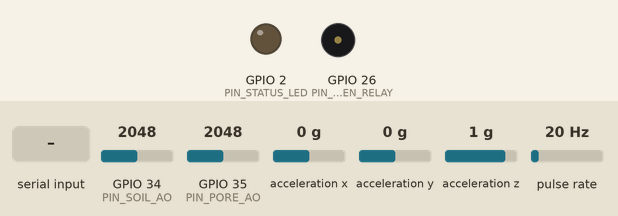
The sketch below on a simulated ESP32. Shown: output pins drawn as LEDs (lit = HIGH), buzzer (waves = sounding, pin HIGH). Wiring (inferred from the names in the program): pulse sensor: data GPIO 27; MPU-6050 motion sensor at I2C address 0x68. Inputs (shaded band) come from the test bench; at power-on: GPIO 34 (PIN_SOIL_AO) = 2048, GPIO 35 (PIN_PORE_AO) = 2048, acceleration x 0 g, acceleration y 0 g, acceleration z 1 g, pulse rate 20 Hz (analog values on the 0–4095 scale). WiFi joins after 1.5 s; servers stay silent unless stated; EEPROM starts erased; no MQTT or app messages arrive unless stated; what the sketch prints to the serial monitor is not drawn.

Above: at 3.6 s.
3.7 s: "tx\n" received over Serial
At 3.96 s:
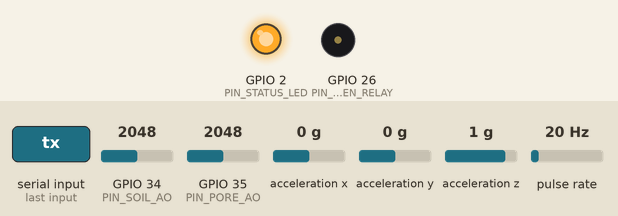
5.5 s: "id \n" received over Serial
7.1 s: "status\n" received over Serial
Timing chart, 0 to 10.1 s (numbered marks = the images above; inputs shaded):
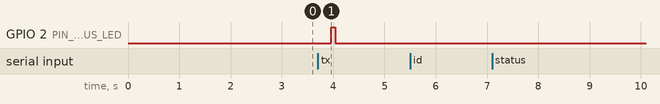

Measured:
- after the input at 3.7 s, GPIO 2 (PIN_STATUS_LED): LOW → HIGH after 0.26 s, → LOW 0.08 s later
- after the input at 5.5 s, every drawn part: stays the same
- after the input at 7.1 s, every drawn part: stays the same

The sketch:

esp32_soil_node.ino
```cpp
/*
 * BhuRakshak ESP32 Soil Node — SIH26001
 * Capacitive soil moisture + pore-pressure + tilt (MPU6050) + tipping-bucket rain
 * Publishes to Mosquitto topic: sensors/<district>/<zone_code>/<sensor_id>
 * Payload matches apps/worker/worker/mqtt_bridge.py:handle_message() schema:
 *   {sensor_id, zone_id, soil_moisture (vwc %), pore_pressure_kpa, tilt_x_deg, tilt_y_deg,
 *    tilt_rate_deg_h, rainfall_mm, battery_pct, vwc_raw, pore_raw, fw:"esp32-v1.2"}
 *
 * Wiring:
 *  Soil AO  -> GPIO34 (ADC, 3.3V, GND)  capacitive v1.2
 *  Pore AO  -> GPIO35 via 5V->3.3 divider (if 5V transducer, use 10k/20k divider)
 *  Battery  -> GPIO32 via 100k/100k divider from 18650
 *  Rain IRQ -> GPIO27 reed switch to GND (INPUT_PULLUP) + 0.1uF debounce
 *  MPU6050  -> SDA 21 / SCL 22 / VCC 3.3V
 *  LED      -> GPIO2 (status blink = publish ok, 3x blink = tilt alarm)
 *
 * Setup:
 *  1. Arduino IDE: Board ESP32 Dev Module, install PubSubClient, ArduinoJson, MPU6050 (ElectronicCats), WiFiManager
 *  2. Update config.h MQTT_HOST to your Mosquitto host (docker host IP, not localhost)
 *  3. Flash, open Serial 115200, type:  id ML-EKH-004 EKH-04-S01   (saves to NVS)
 *  4. Verify in Flower / DB: select * from sensor_readings order by ts desc limit 5;
 */

#include <WiFi.h>
#include <PubSubClient.h>
#include <ArduinoJson.h>
#include <Wire.h>
#include <Preferences.h>
#include <esp_task_wdt.h>
#include "config.h"

// ---------- globals ----------
Preferences prefs;
WiFiClient espClient;
PubSubClient mqtt(espClient);

volatile unsigned long rainTips = 0;
unsigned long lastRainTs = 0;
float lastTiltX = 0, lastTiltY = 0;
unsigned long lastTiltTs = 0;

String g_zoneCode = DEFAULT_ZONE_CODE;
String g_sensorId = DEFAULT_SENSOR_ID;
String g_district = DEFAULT_DISTRICT;

// ---------- ISR ----------
void IRAM_ATTR rainISR() {
  unsigned long now = millis();
  if (now - lastRainTs > 300) { // 300ms debounce (tipping bucket ~0.2mm/tip)
    rainTips++;
    lastRainTs = now;
  }
}

// ---------- sensors ----------
float readSoilVWC() {
  const int N = 16;
  long sum = 0;
  for (int i=0;i<N;i++) { sum += analogRead(PIN_SOIL_AO); delay(2); }
  int raw = sum / N;
  // map dry..wet raw -> 0..100% VWC, clamp
  float vwc = 100.0 * (SOIL_DRY_RAW - raw) / float(SOIL_DRY_RAW - SOIL_WET_RAW);
  return constrain(vwc, 0, 100);
}

float readPorePressureKpa() {
  const int N = 12;
  long sum = 0;
  for (int i=0;i<N;i++) { sum += analogRead(PIN_PORE_AO); delay(2); }
  int raw = sum / N;
  float volts = raw * 3.3 / 4095.0;
  // if using 5V transducer with divider, correct scale — here assume direct 0.5-4.5 mapped to 0-3.3 after divider
  // For 5V transducer with 2/3 divider: volts_actual = volts * 1.5
  #if 1
    volts = volts * 1.5; // undo external divider if present
  #endif
  if (volts < PORE_V_MIN) return 0;
  if (volts > PORE_V_MAX) volts = PORE_V_MAX;
  float kpa = (volts - PORE_V_MIN) / (PORE_V_MAX - PORE_V_MIN) * PORE_KPA_MAX;
  return kpa;
}

float readBatteryPct() {
  int raw = analogRead(PIN_BATTERY_AO);
  float volts = raw * 3.3 / 4095.0 * BATTERY_DIVIDER;
  float pct = 100.0 * (volts - BATTERY_V_MIN) / (BATTERY_V_MAX - BATTERY_V_MIN);
  return constrain(pct, 0, 100);
}

// MPU6050 simple tilt from accel (no DMP to keep code small)
bool readTilt(float &tiltX, float &tiltY) {
  Wire.beginTransmission(0x68);
  Wire.write(0x3B); // ACCEL_XOUT_H
  if (Wire.endTransmission(false) != 0) return false;
  Wire.requestFrom((uint8_t)0x68, (uint8_t)6, true);
  if (Wire.available() < 6) return false;
  int16_t ax = (Wire.read()<<8)|Wire.read();
  int16_t ay = (Wire.read()<<8)|Wire.read();
  int16_t az = (Wire.read()<<8)|Wire.read();
  // tilt relative to gravity
  float axg = ax / 16384.0, ayg = ay / 16384.0, azg = az / 16384.0;
  tiltX = atan2(ayg, azg) * 57.2958;
  tiltY = atan2(-axg, sqrt(ayg*ayg + azg*azg)) * 57.2958;
  return true;
}

// ---------- WiFi / MQTT ----------
void connectWiFi() {
  if (WiFi.status() == WL_CONNECTED) return;
  WiFi.mode(WIFI_STA);
  WiFi.begin(WIFI_SSID, WIFI_PASS);
  Serial.printf("[WiFi] connecting to %s", WIFI_SSID);
  int tries = 0;
  while (WiFi.status() != WL_CONNECTED && tries < 40) { delay(500); Serial.print("."); tries++; }
  if (WiFi.status()==WL_CONNECTED) Serial.printf("\n[WiFi] ok ip=%s rssi=%d\n", WiFi.localIP().toString().c_str(), WiFi.RSSI());
  else Serial.println("\n[WiFi] FAILED — will retry next cycle");
}

void connectMQTT() {
  if (mqtt.connected()) return;
  mqtt.setServer(MQTT_HOST, MQTT_PORT);
  String clientId = "bhrakshak-" + g_sensorId + "-" + String((uint32_t)ESP.getEfuseMac(), HEX);
  Serial.printf("[MQTT] connect %s:%d as %s\n", MQTT_HOST, MQTT_PORT, clientId.c_str());
  bool ok = strlen(MQTT_USER) ? mqtt.connect(clientId.c_str(), MQTT_USER, MQTT_PASS)
                              : mqtt.connect(clientId.c_str());
  if (ok) Serial.println("[MQTT] connected");
  else Serial.printf("[MQTT] failed rc=%d — will use HTTP fallback\n", mqtt.state());
}

void publishTelemetry() {
  float vwc = readSoilVWC();
  float pore = readPorePressureKpa();
  float batt = readBatteryPct();
  float tx, ty;
  bool hasTilt = readTilt(tx, ty);
  float tiltRate = 0;
  if (hasTilt && lastTiltTs) {
    float dtH = (millis() - lastTiltTs) / 3600000.0;
    if (dtH > 0.001) tiltRate = (abs(tx-lastTiltX)+abs(ty-lastTiltY))/2.0 / dtH;
  }
  if (hasTilt) { lastTiltX=tx; lastTiltY=ty; lastTiltTs=millis(); }

  // rainfall_mm = tips * 0.2mm per tip (standard 8" gauge) since last publish
  static unsigned long lastTips = 0;
  unsigned long tipsNow = rainTips;
  float rainMm = (tipsNow - lastTips) * 0.2;
  lastTips = tipsNow;

  // also read raw for debug
  int rawSoil = analogRead(PIN_SOIL_AO);
  int rawPore = analogRead(PIN_PORE_AO);

  char topic[128];
  snprintf(topic, sizeof(topic), "sensors/%s/%s/%s", g_district.c_str(), g_zoneCode.c_str(), g_sensorId.c_str());
  // mosquitto acl uses sensors/# so any subtopic works; keep canonical sensors/<zone>/<sensor>
  // bridge subscribes sensors/# and reads zone_id from JSON, so topic is informative only
  char topic2[96];
  snprintf(topic2, sizeof(topic2), "sensors/%s/%s", g_zoneCode.c_str(), g_sensorId.c_str());

  StaticJsonDocument<512> doc;
  doc["sensor_id"] = g_sensorId;
  doc["zone_id"] = g_zoneCode;
  doc["district"] = g_district;
  doc["soil_moisture"] = round(vwc*10)/10.0;
  doc["vwc_pct"] = round(vwc*10)/10.0;
  doc["pore_pressure_kpa"] = round(pore*10)/10.0;
  doc["pore_kpa"] = round(pore*10)/10.0;
  if (hasTilt) { doc["tilt_x_deg"] = round(tx*10)/10.0; doc["tilt_y_deg"] = round(ty*10)/10.0; doc["tilt_rate_deg_h"] = round(tiltRate*100)/100.0; }
  doc["rainfall_mm"] = round(rainMm*10)/10.0;
  doc["battery_pct"] = round(batt);
  doc["vwc_raw"] = rawSoil;
  doc["pore_raw"] = rawPore;
  doc["rain_tips"] = (int)(tipsNow);
  doc["fw"] = "esp32-v1.2";
  doc["rssi"] = WiFi.RSSI();

  char payload[512];
  size_t n = serializeJson(doc, payload, sizeof(payload));

  // try MQTT first
  bool published = false;
  if (mqtt.connected()) {
    published = mqtt.publish(topic2, payload, n);
    if (!published) published = mqtt.publish(topic, payload, n);
  }
  // HTTP fallback to /api/v1/ingest/sensor (ingest.py) when MQTT down
  if (!published) {
    Serial.println("[HTTP fallback] MQTT not connected — POST to /api/v1/ingest/sensor would go here (requires WiFi)");
    // Example: HTTPClient http; http.begin(String("http://")+MQTT_HOST+":8000/api/v1/ingest/sensor"); http.addHeader("Content-Type","application/json"); http.POST(payload);
  }

  Serial.printf("[TX] %s -> %s  vwc=%.1f%% pore=%.1f kPa tilt=%.1f/%.1f rate=%.2f rain=%.1f batt=%.0f%% rssi=%d %s\n",
    topic2, payload, vwc, pore, hasTilt?tx:0, hasTilt?ty:0, tiltRate, rainMm, batt, WiFi.RSSI(), published?"MQTT OK":"QUEUED");

  // status LED + local siren
  if (abs(tiltRate) >= TILT_ALERT_DEG) {
    for(int i=0;i<3;i++){ digitalWrite(PIN_STATUS_LED,HIGH); delay(120); digitalWrite(PIN_STATUS_LED,LOW); delay(120); }
    digitalWrite(PIN_SIREN_RELAY, HIGH); // could trigger field siren if level>=3 per geotech
  } else {
    digitalWrite(PIN_STATUS_LED, HIGH); delay(80); digitalWrite(PIN_STATUS_LED, LOW);
  }
}

void handleSerial() {
  if (!Serial.available()) return;
  String s = Serial.readStringUntil('\n'); s.trim();
  if (s.startsWith("id ")) {
    // id <zone_code> <sensor_id> [district]
    int p1 = s.indexOf(' ',3), p2 = s.indexOf(' ', p1+1);
    if (p1>0) {
      g_zoneCode = s.substring(3, p1);
      if (p2>0) { g_sensorId = s.substring(p1+1, p2); g_district = s.substring(p2+1); }
      else g_sensorId = s.substring(p1+1);
      prefs.putString("zone", g_zoneCode);
      prefs.putString("sensor", g_sensorId);
      prefs.putString("district", g_district);
      Serial.printf("[NVS] saved zone=%s sensor=%s district=%s\n", g_zoneCode.c_str(), g_sensorId.c_str(), g_district.c_str());
    }
  } else if (s=="status") {
    Serial.printf("zone=%s sensor=%s district=%s tips=%lu free=%u\n", g_zoneCode.c_str(), g_sensorId.c_str(), g_district.c_str(), rainTips, ESP.getFreeHeap());
  } else if (s=="tx") {
    publishTelemetry();
  }
  else Serial.println("cmds: id <zone_code> <sensor_id> [district] | status | tx");
}

void setup() {
  Serial.begin(115200);
  delay(800);
  Serial.println("\n=== BhuRakshak ESP32 Soil Node v1.2 ===");
  pinMode(PIN_RAIN_IRQ, INPUT_PULLUP);
  pinMode(PIN_STATUS_LED, OUTPUT);
  pinMode(PIN_SIREN_RELAY, OUTPUT);
  digitalWrite(PIN_SIREN_RELAY, LOW);
  analogReadResolution(12);
  analogSetAttenuation(ADC_11db);

  prefs.begin("bhrakshak", false);
  g_zoneCode = prefs.getString("zone", g_zoneCode);
  g_sensorId = prefs.getString("sensor", g_sensorId);
  g_district = prefs.getString("district", g_district);
  Serial.printf("[NVS] zone=%s sensor=%s district=%s\n", g_zoneCode.c_str(), g_sensorId.c_str(), g_district.c_str());

  Wire.begin(PIN_MPU_SDA, PIN_MPU_SCL);
  // wake MPU6050
  Wire.beginTransmission(0x68); Wire.write(0x6B); Wire.write(0x00); Wire.endTransmission(true);
  delay(100);

  attachInterrupt(digitalPinToInterrupt(PIN_RAIN_IRQ), rainISR, FALLING);

  // watchdog 60s
  esp_task_wdt_init(WATCHDOG_TIMEOUT_S, true);
  esp_task_wdt_add(NULL);

  connectWiFi();
  connectMQTT();
  lastTiltTs = millis();
  Serial.println("Type `id <zone> <sensor>` to set identity, `tx` to force publish");
}

void loop() {
  esp_task_wdt_reset();
  handleSerial();
  mqtt.loop();

  static unsigned long lastTx = 0;
  unsigned long now = millis();

  // keep WiFi/MQTT alive
  if (WiFi.status()!=WL_CONNECTED && now-lastTx>10000) connectWiFi();
  if (!mqtt.connected() && WiFi.status()==WL_CONNECTED) connectMQTT();

  if (now - lastTx >= TELEMETRY_INTERVAL_MS) {
    publishTelemetry();
    lastTx = now;
#if DEEP_SLEEP_ENABLE
    Serial.printf("[SLEEP] deep sleep %lu ms\n", TELEMETRY_INTERVAL_MS);
    esp_sleep_enable_timer_wakeup(TELEMETRY_INTERVAL_MS*1000ULL);
    esp_deep_sleep_start();
#endif
  }
  delay(200);
}
```

config.h
```cpp
#pragma once
// BhuRakshak ESP32 Soil Node — compile-time defaults (overridable via WiFiManager portal)

// WiFi / MQTT (env in production: inject via platformio.ini build_flags or WiFiManager)
#define WIFI_SSID           "BhuRakshak-Field"
#define WIFI_PASS           "bhrakshak123"
#define MQTT_HOST           "192.168.1.50"   // mosquitto ip — set to your pi / docker host
#define MQTT_PORT           1883
#define MQTT_USER           ""
#define MQTT_PASS           ""

// Node identity — flash one sketch per zone, or set via serial `id <zone_code> <sensor_id>`
#define DEFAULT_ZONE_CODE   "ML-EKH-004"
#define DEFAULT_DISTRICT    "East Khasi Hills"
#define DEFAULT_SENSOR_ID   "EKH-04-S01"

// Pins (ESP32-WROOM-32)
#define PIN_SOIL_AO         34   // capacitive soil moisture AO -> ADC1_CH6 (input only)
#define PIN_PORE_AO         35   // pore pressure transducer 0.5-4.5V -> ADC1_CH7
#define PIN_BATTERY_AO      32   // voltage divider -> ADC1_CH4
#define PIN_RAIN_IRQ        27   // tipping bucket reed switch -> GPIO27 (pullup, interrupt)
#define PIN_MPU_SDA         21
#define PIN_MPU_SCL         22
#define PIN_STATUS_LED      2
#define PIN_SIREN_RELAY     26   // optional local siren relay (active high)

// Calibration — tune per sensor deployment, stored in NVS after field cal
#define SOIL_DRY_RAW        2950  // ADC reading in dry air
#define SOIL_WET_RAW        1350  // ADC reading in saturated soil (in water)
#define PORE_V_MIN          0.5   // transducer V at 0 kPa
#define PORE_V_MAX          4.5   // transducer V at 50 kPa
#define PORE_KPA_MAX        50.0
#define BATTERY_DIVIDER     2.0   // R1=R2=100k => /2
#define BATTERY_V_MAX       4.2
#define BATTERY_V_MIN       3.2

// Telemetry cadence
#define TELEMETRY_INTERVAL_MS  900000UL   // 15 min (matches risk_engine + Celery beat)
#define DEEP_SLEEP_ENABLE     0          // 1 = deep sleep between publishes (battery masts)
#define WATCHDOG_TIMEOUT_S    60

// Tilt thresholds forwarded as triggers (also computed server-side in geotech.py)
#define TILT_ALERT_DEG        1.0
```
